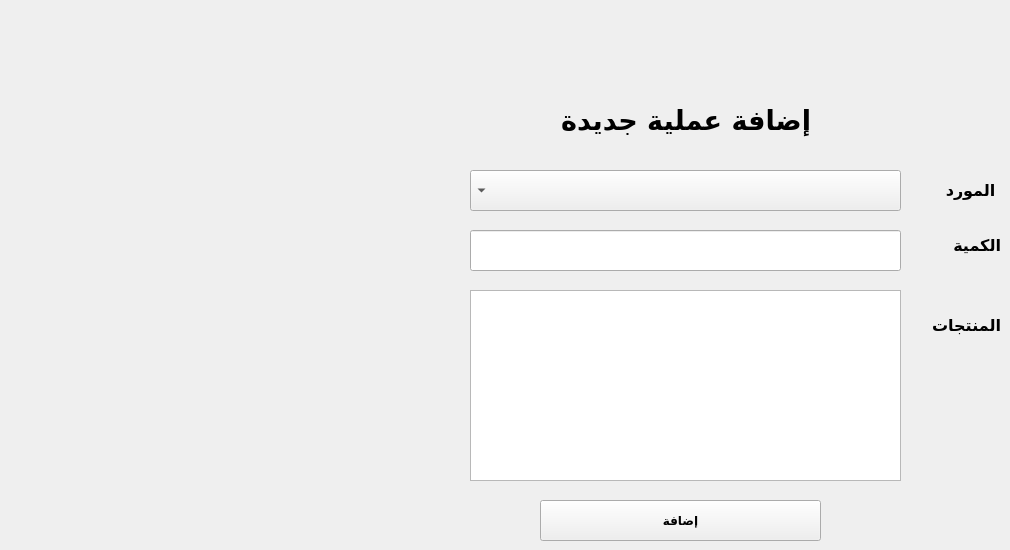
      <widget class="QWidget" name="tab_2">
       <attribute name="title">
        <string>إضافة عملية جديدة</string>
       </attribute>
       <widget class="QPushButton" name="Add_New_Operation_pushButton">
        <property name="geometry">
         <rect>
          <x>540</x>
          <y>500</y>
          <width>281</width>
          <height>41</height>
         </rect>
        </property>
        <property name="font">
         <font>
          <family>Dubai</family>
          <pointsize>9</pointsize>
          <weight>75</weight>
          <bold>true</bold>
         </font>
        </property>
        <property name="text">
         <string>إضافة</string>
        </property>
       </widget>
       <widget class="QLabel" name="label_14">
        <property name="geometry">
         <rect>
          <x>940</x>
          <y>230</y>
          <width>61</width>
          <height>31</height>
         </rect>
        </property>
        <property name="font">
         <font>
          <family>Dubai</family>
          <pointsize>12</pointsize>
          <weight>75</weight>
          <bold>true</bold>
         </font>
        </property>
        <property name="text">
         <string>الكمية</string>
        </property>
       </widget>
       <widget class="QLabel" name="label_13">
        <property name="geometry">
         <rect>
          <x>920</x>
          <y>310</y>
          <width>81</width>
          <height>31</height>
         </rect>
        </property>
        <property name="font">
         <font>
          <family>Dubai</family>
          <pointsize>12</pointsize>
          <weight>75</weight>
          <bold>true</bold>
         </font>
        </property>
        <property name="text">
         <string>المنتجات</string>
        </property>
       </widget>
       <widget class="QLabel" name="label_10">
        <property name="geometry">
         <rect>
          <x>550</x>
          <y>90</y>
          <width>261</width>
          <height>61</height>
         </rect>
        </property>
        <property name="font">
         <font>
          <family>Dubai</family>
          <pointsize>20</pointsize>
          <weight>75</weight>
          <bold>true</bold>
         </font>
        </property>
        <property name="text">
         <string>إضافة عملية جديدة</string>
        </property>
       </widget>
       <widget class="QLineEdit" name="New_Operation_Quantuty">
        <property name="geometry">
         <rect>
          <x>470</x>
          <y>230</y>
          <width>431</width>
          <height>41</height>
         </rect>
        </property>
       </widget>
       <widget class="QLabel" name="label_11">
        <property name="geometry">
         <rect>
          <x>940</x>
          <y>180</y>
          <width>61</width>
          <height>21</height>
         </rect>
        </property>
        <property name="font">
         <font>
          <family>Dubai</family>
          <pointsize>12</pointsize>
          <weight>75</weight>
          <bold>true</bold>
         </font>
        </property>
        <property name="text">
         <string> المورد</string>
        </property>
       </widget>
       <widget class="QComboBox" name="New_Operation_Supplier_Name">
        <property name="geometry">
         <rect>
          <x>470</x>
          <y>170</y>
          <width>431</width>
          <height>41</height>
         </rect>
        </property>
        <property name="layoutDirection">
         <enum>Qt::RightToLeft</enum>
        </property>
       </widget>
       <widget class="QListWidget" name="listWidgetProducts">
        <property name="geometry">
         <rect>
          <x>470</x>
          <y>290</y>
          <width>431</width>
          <height>191</height>
         </rect>
        </property>
        <property name="selectionMode">
         <enum>QAbstractItemView::SingleSelection</enum>
        </property>
       </widget>
      </widget>
